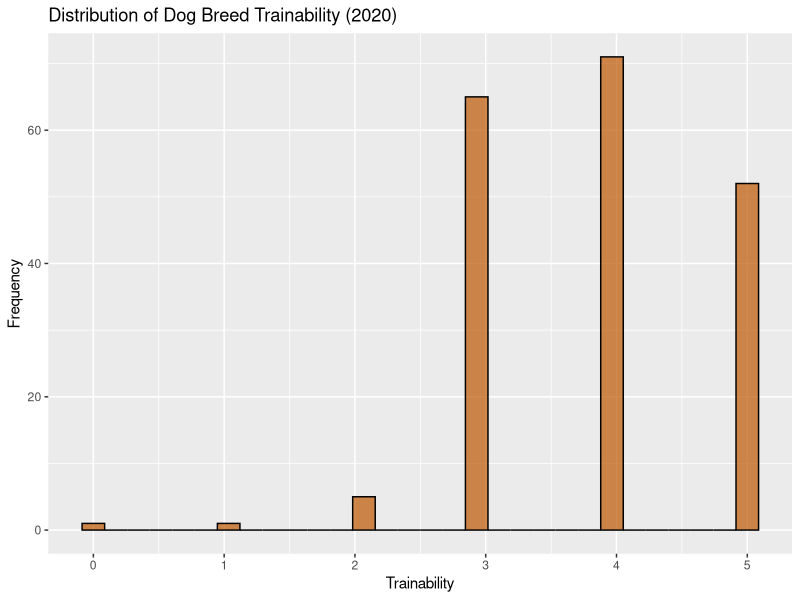
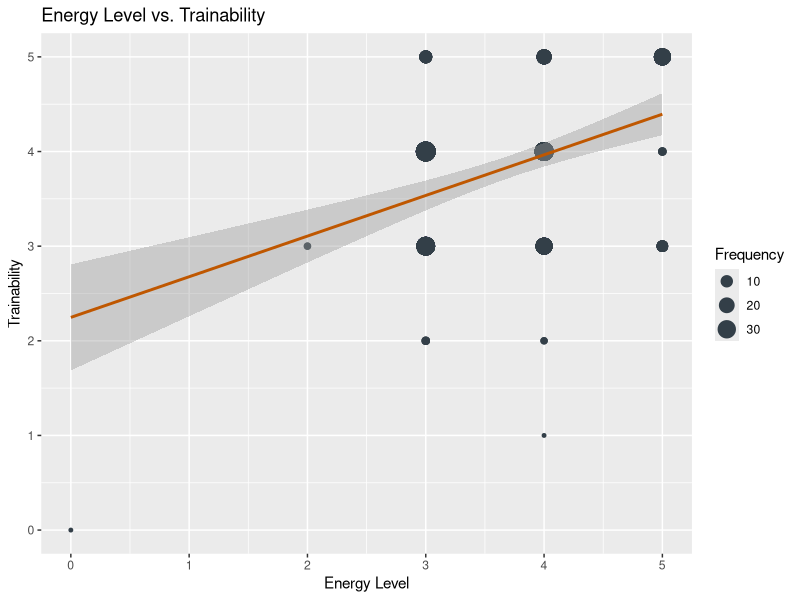
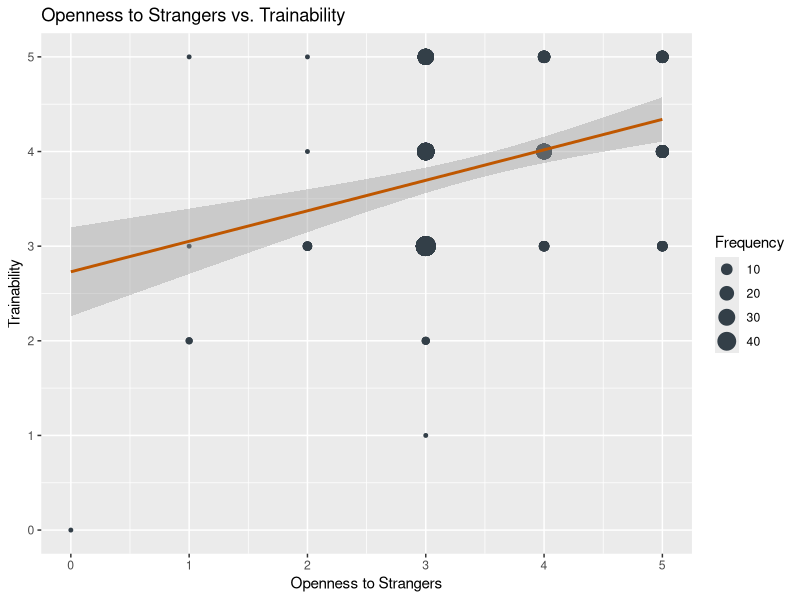
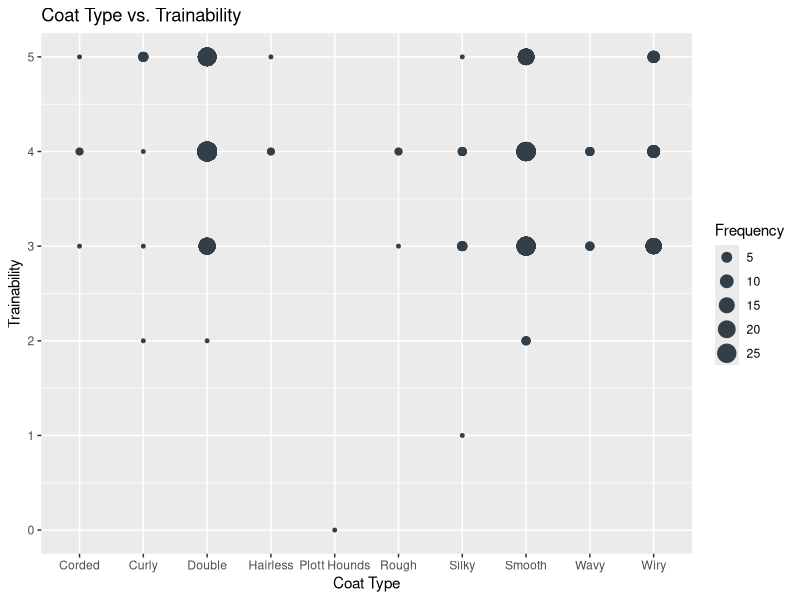

Recreate these plots in R, in order.
## ---- chunk 1
setwd("~/Documents/UT/SDS 313/9 Project 1")
library(dplyr)
library(ggplot2)
library(knitr)

dog_data <- read.csv("Project1_DogBreeds.csv")
## ---- chunk 2
ggplot(dog_data, aes(x = Trainability)) +
  geom_histogram(bins = 30, fill = "#bf5700", color = "black", alpha = 0.7) +
  labs(title = "Distribution of Dog Breed Trainability (2020)",
       x = "Trainability",
       y = "Frequency")
## ---- chunk 3
  print("five number summary (minimum, lower-hinge, median, upper-hinge, maximum):")
  print(fivenum(dog_data$Trainability))
## ---- chunk 4
dog_data_with_count_EL <- dog_data %>%
  group_by(Energy_Level, Trainability) %>%
  mutate(count = n()) %>%
  ungroup()

ggplot(dog_data_with_count_EL, aes(x = Energy_Level, y = Trainability)) +
  geom_point(aes(size = count), color = "#333f48") +
  geom_smooth(formula = 'y ~ x', method = "lm", color = "#bf5700", show.legend = FALSE) +
  labs(title = "Energy Level vs. Trainability",
       x = "Energy Level",
       y = "Trainability",
       size = "Frequency")

cor(dog_data$Energy_Level, dog_data$Trainability)
## ---- chunk 5
dog_data_with_count_OtS <- dog_data %>%
  group_by(Openness_To_Strangers, Trainability) %>%
  mutate(count = n()) %>%
  ungroup()

ggplot(dog_data_with_count_OtS, aes(x = Openness_To_Strangers, y = Trainability)) +
  geom_point(aes(size = count), color = "#333f48") +
  geom_smooth(formula = 'y ~ x', method = "lm", color = "#bf5700", show.legend = FALSE) +
  labs(title = "Openness to Strangers vs. Trainability",
       x = "Openness to Strangers",
       y = "Trainability",
       size = "Frequency")

cor(dog_data$Openness_To_Strangers, dog_data$Trainability)
## ---- chunk 6

dog_data_with_count_CT <- dog_data %>%
  group_by(Coat_Type, Trainability) %>%
  mutate(count = n()) %>%
  ungroup()

ggplot(dog_data_with_count_CT, aes(x = Coat_Type, y = Trainability)) +
  geom_point(aes(size = count), color = "#333f48") +
  geom_smooth(formula = 'y ~ x', method = "lm", color = "#bf5700", show.legend = FALSE) +
  labs(title = "Coat Type vs. Trainability",
       x = "Coat Type",
       y = "Trainability",
       size = "Frequency")
